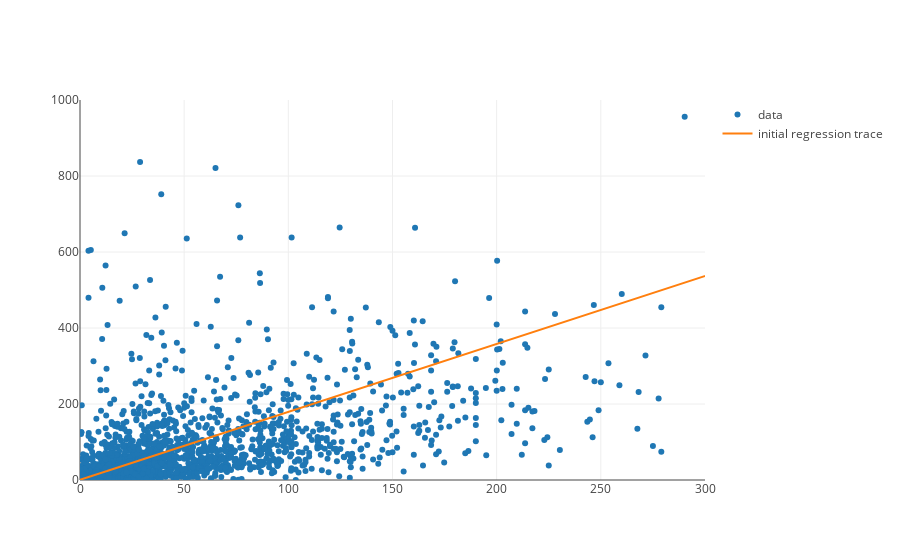

This figure's notebook cell:
### Code cell
plot([revenues_per_budgets_trace, initial_regression_trace], revenues_layout)

### Figure 1 — Plotly figure (JSON) as saved in the notebook; plotly's stock layout.template omitted (floating-point values rounded to 4 significant figures; data arrays with more than 128 entries replaced by an {"elided": "..."} marker saying what was removed)
{"data": [{"mode": "markers", "name": "data", "text": {"elided": "1776 str values"}, "x": {"elided": "1776 float values"}, "y": {"elided": "1776 float values"}}, {"mode": "line", "name": "initial regression trace", "text": [], "x": {"elided": "1776 float values"}, "y": {"elided": "1776 float values"}}], "layout": {"xaxis": {"range": [0, 300]}, "yaxis": {"range": [0, 1000]}}}
